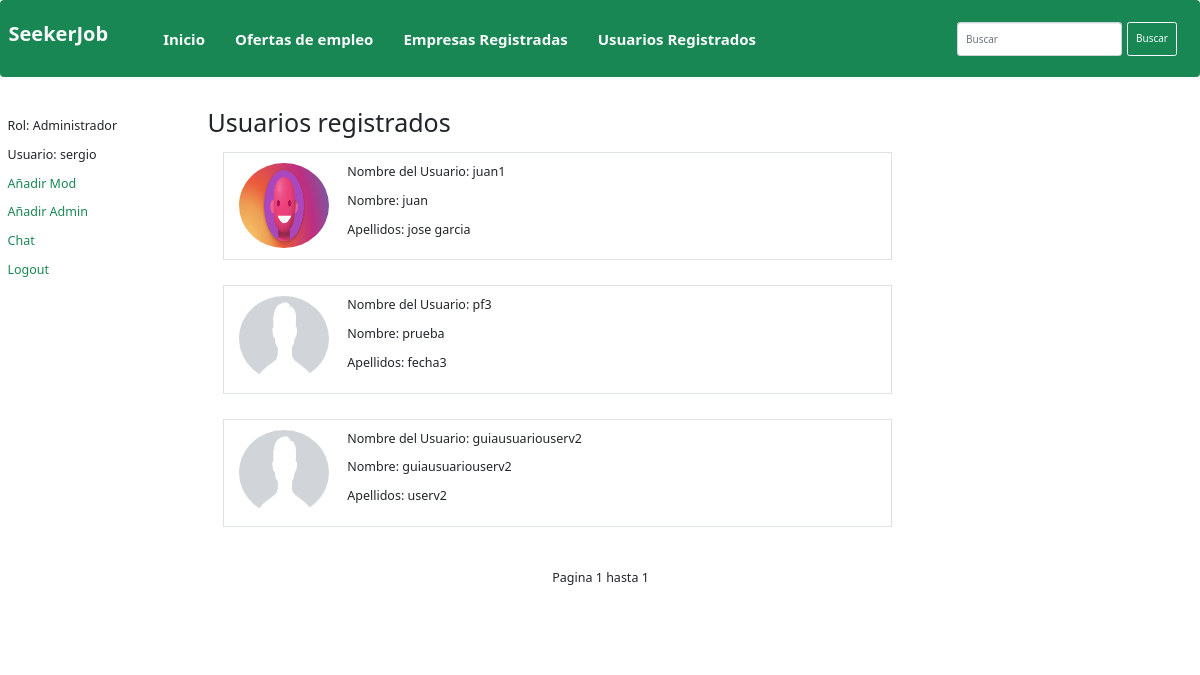
The app's page /seekerJob/lista_usuarios (signed in) with its own data.
### seekerJob/models.py (models this page shows, shortened)
class Usuario(models.Model):
    login=models.ForeignKey(User, on_delete=models.CASCADE)
    nombre=models.CharField(max_length=50)
    apellido=models.CharField(max_length=70, blank=True)
    anioNacimiento=models.DateField(blank=True)
    Foto= models.ImageField("Imagen de Perfil", default="user-default.png")
    def get_absolute_url(self):
        return reverse("usuario_detail", args=[str(self.id)])

### seekerJob/views.py (the view)
# urls.py: path("lista_usuarios", views.listaUsuarios.as_view(), name="listadoUsuarios"),
class listaUsuarios(LoginRequiredMixin,generic.ListView):
    model=Usuario
    paginate_by=5
    template_name="seekerJob/usuario_list.html"

### seekerJob/templatetags/groups_tags.py (called while the page is built)
@register.filter(name="has_group")
def has_group(user, group_name):
    return user.groups.filter(name=group_name).exists()

### seekerJob/templates/seekerJob/usuario_list.html (shortened to what this page needs)
{% extends "base_generic.html" %}
{% block content %}
    <h1>Usuarios registrados</h1>
    {% if usuario_list %}
    <ul class="p-0">
      {% for usuario in usuario_list %}
      <div  class="usu p-3 m-2">
      <a href="{{usuario.get_absolute_url}}" class="text-decoration-none text-dark">
      <div  class="border container py-3">
        <div  class="row">
        <div  class="col-2">
          <img src="{{usuario.Foto.url}}" class="img-circle" width="90px" height="85px">
        </div>
        <div  class="col">
        <p>Nombre del Usuario:   {{usuario.login}}
        </p>
        <p>Nombre: {{usuario.nombre}}
        </p>
        <p>Apellidos: {{usuario.apellido}}
        </p>
      </div>
      </div>
      </div>
    </a >
  </div>
      {% endfor %}
    </ul>
    {% else %}
      <p>No hay empresas registradas.</p>
    {% endif %}
    <div class="pagination ">
      <span class="step-links mb-5 ">
      <span class="current">
          Pagina {{ page_obj.number }} hasta {{ page_obj.paginator.num_pages }}
      </span>
      </span>
  </div>
{% endblock %}

### seekerJob/templates/base_generic.html (shortened to what this page needs)
<!DOCTYPE html>
<html lang="en">
<head>
  <link rel="stylesheet" href="https://maxcdn.bootstrapcdn.com/bootstrap/3.3.7/css/bootstrap.min.css">
  {% load static %}
  <link rel="stylesheet" href="{% static 'css/styles.css' %}">
  <link href="https://cdn.jsdelivr.net/npm/bootstrap@5.1.3/dist/css/bootstrap.min.css" rel="stylesheet">
</head>
{% load groups_tags %}
<body class="fs-5">
  <nav class="navbar navbar-expand-lg navbar-light bg-success " id="navbar-color">
    <div class="container-fluid">
      <a class="navbar-brand fs-2 mt-4 text-light fw-bold" href="{% url 'index' %}">SeekerJob</a>
      <div class="collapse navbar-collapse" id="navbard">
        <ul class="navbar-nav me-auto mb-2 mb-lg-0">
          <li class="nav-item mx-3">
            <a class="nav-link active fs-4 text-light fw-bold" href="{% url 'index' %}">Inicio</a>
          </li>
          <li class="nav-item mx-3">
            <a class="nav-link active fs-4 text-light fw-bold" href="{% url 'OfertasDeEmpleo' %}"> Ofertas de empleo</a>
          </li>
          {% if user.is_authenticated %}
          {% if  request.user|has_group:"Empresas" or  request.user|has_group:"Administradores" or request.user|has_group:"Moderadores" or request.user.is_superuser  %}
          <li class="nav-item mx-3">
            <a class="nav-link active fs-4 text-light fw-bold" href="{% url 'listadoEmpresas' %}"> Empresas Registradas</a>
          </li>
          {% endif %}
          {% endif %}
          <li class="nav-item mx-3">
            <a class="nav-link active fs-4 text-light fw-bold" href="{% url 'listadoUsuarios' %}"> Usuarios Registrados</a>
          </li>
        </ul>
        <form class="d-flex" method="POST" action="{% url 'buscador' %}">
          <input class="form-control me-2" type="search" placeholder="Buscar" name="searched">
          <button class="btn btn-outline-light" type="submit">Buscar</button>
        </form>
      </div>
    </div>
    </nav>
  <div class="container-fluid">
    <div class="row">
      <div class="col-sm-2">
     <ul class="sidebar-nav">
     {% if user.is_authenticated %}
     {% if  request.user|has_group:"Administradores"  or request.user.is_superuser %}
     <li class="my-3 ">Rol: Administrador</li>
     {% elif  request.user|has_group:"Moderadores" %}
     <li class="my-3 ">Rol: Moderadore</li>
     {% elif  request.user|has_group:"Usuarios" %}
     <li class="my-3 ">Rol: Usuario</li>
     {% elif  request.user|has_group:"Empresas" %}
     <li class="my-3 ">Rol: Empresa</li>
     {% endif %}
       <li class="my-3 ">Usuario: {{ user.get_username }}</li>
     {% if  request.user.is_superuser %}
     <li class="my-3 "><a class="text-success text-decoration-none" href="{% url 'nuevo_Mod' %}">Añadir Mod</a></li>
     <li class="my-3 "><a class="text-success text-decoration-none" href="{% url 'nuevoAdmin' %}">Añadir Admin</a></li>
     {% endif %}
       <li class="my-3"><a class="text-success text-decoration-none" href="{% url 'inbox' %}">Chat</a></li>
       <li class="my-3"> <a class="text-success text-decoration-none" href="{% url 'logout'%}?next={% url 'index'%}">Logout</a></li>
     {% else %}
       <li><a class="text-success text-decoration-none" href="{% url 'login'%}?next={{request.path}}">Login</a></li>
     {% endif %}
    </ul>
      </div>
      <div class="col-sm-10 my-3 ">
      {% block content %}{% endblock %}
      </div>
    </div>
  </div>
</body>
</html>

### seekerJob/static/css/styles.css (style rules this page uses)
.sidebar-nav { margin-top: 20px; padding: 0; list-style: none; }

### seekerJob/templates/seekerJob/usuario_list.html (style rules this page uses)
.step-links { margin: 1.2rem 35%; }
.usu { width: 70%; }

### records on screen
Usuario: Foto (picture), login "juan1", nombre "juan", apellido "jose garcia"
Usuario: Foto (placeholder picture), login "pf3", nombre "prueba", apellido "fecha3"
Usuario: Foto (placeholder picture), login "guiausuariouserv2", nombre "guiausuariouserv2", apellido "userv2"

### other values on screen
{{ user.get_username }} "sergio"
{{ page_obj.number }} "1"
{{ page_obj.paginator.num_pages }} "1"
